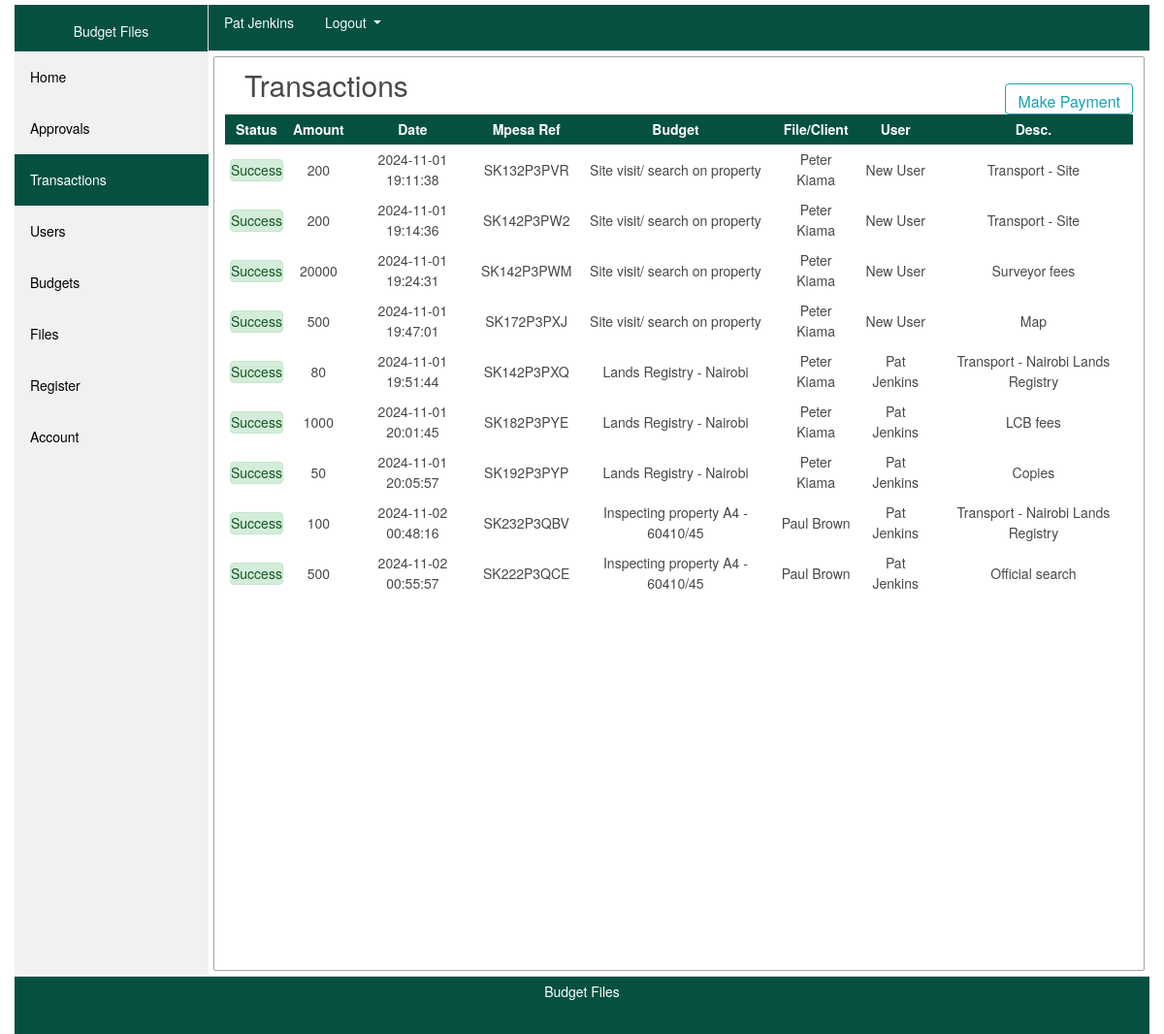
Screenshot of /transactions (signed in) with the database file from the repository.
### app/models/users.py (models this page shows, shortened)
class Users(db.Model, UserMixin):
    __tablename__ = 'users_table'
    id = db.Column(db.Integer, primary_key=True)
    name = db.Column(db.String(200), nullable=False)
    email = db.Column(db.String(200), unique=True, nullable=False)
    phone = db.Column(db.String(20),  unique=True, nullable=False)
    role = db.Column(db.String(20), nullable=False)
    password = db.Column(db.String(60), nullable=False)
    date = db.Column(db.DateTime(), nullable=False, default=datetime.now)
    transactions = db.relationship('Transaction', backref='phone', lazy=True) # transaction.phone // Users(current user)
    budgets = db.relationship('Budget', backref='phone', lazy=True) # budget.phone // Users(current user)

### app/models/transactions.py (models this page shows, shortened)
class Transaction(db.Model):
    __tablename__ = 'transactions_table'
    id = db.Column(db.Integer, primary_key=True, autoincrement=True)
    transaction_id = db.Column(db.String(100), unique=True, nullable=False)
    user_id = db.Column(db.Integer, db.ForeignKey(users.Users.id), nullable=False)
    budget = db.Column(db.Integer, db.ForeignKey(budget.Budget.id), nullable=False)
    file = db.Column(db.String(20), db.ForeignKey(files.Files.file_no), nullable=False)
    amount = db.Column(db.Integer, nullable=False)
    narration = db.Column(db.String(200),nullable=True)
    trans_date = db.Column(db.DateTime(), nullable=False)
    status = db.Column(db.String(20), nullable=False)
    merchant_req_id = db.Column(db.String(40),nullable=True)
    mpesa_ref = db.Column(db.String(20),nullable=True)

### app/models/budget.py (models this page shows, shortened)
class Budget(db.Model):
    __tablename__ = 'budgets_table'
    id = db.Column(db.Integer, primary_key=True, autoincrement=True)
    budget_id = db.Column(db.String(200), nullable=False)
    amount = db.Column(db.Integer, nullable=False)
    date = db.Column(db.DateTime, nullable=False, default=datetime.now)
    purpose = db.Column(db.String(2000), nullable=False)
    bdgt_name = db.Column(db.String(100), nullable=False)
    status = db.Column(db.Integer, nullable=False, default=0)
    approved_by = db.Column(db.String(200), nullable=False, default='0')
    user_id = db.Column(db.Integer, db.ForeignKey(users.Users.id), nullable=False)
    transactions = db.relationship('Transaction', backref='budget_id', lazy=True)

### app/models/files.py (models this page shows, shortened)
class Files(db.Model):
    __tablename__ = 'files'
    id = db.Column(db.Integer, primary_key=True)
    file_no = db.Column(db.String(20), nullable=False)
    file_name = db.Column(db.String(20), nullable=False)
    subject = db.Column(db.String(300), nullable=False)
    file_fee = db.Column(db.Integer, nullable=False)
    transactions = db.relationship('Transaction', backref='file_no', lazy=True)

### app/views/transactions/routes.py (the view)
@transactionz.route('/transactions')
@login_required
def transactions():
    transactions = []
    bdgt_names = []
    if current_user.role == 'Admin':
        transactions = Transaction.query.all()
    else:
        transactions = Transaction.query.filter_by(user_id=current_user.id).all()
    for transaction in transactions:
        bdgt_names.append(transaction.budget)
    return render_template('transactions.html', page='transactions', transactions=transactions, names=bdgt_names)

### app/models/users.py (called while the page is built)
@login_manager.user_loader
def load_user(user_id):
    return Users.query.get(int(user_id))

### app/templates/transactions.html
{% extends "page_template.html" %}
{% block contents %}
    <div class="content">
        <section class="places">
            <div style="float: left;">
                <h1>Transactions</h1>
            </div>
            <div style="overflow: hidden; float: right;">
                <a href="{{ url_for('payments.payment_request') }}" style="text-decoration: none;"><button type="button" class="btn btn-outline-info mt-3 pb-0">Make Payment</button></a>
            </div>
            <table id="transactions_table" class="display" style="width:100%">
                <thead style="background: #055041; color: #FFFFFF">
                    <th class="text-center" style="padding: 5px;">Status</th>
                    <th class="text-center" style="padding: 5px;">Amount</th>
                    <th class="text-center" style="padding: 5px;">Date</th>
                    <th class="text-center" style="padding: 5px;">Mpesa Ref</th>
                    <th class="text-center" style="padding: 5px;">Budget</th>
                    <th class="text-center" style="padding: 5px;">File/Client</th>
                    <th class="text-center" style="padding: 5px;">User</th>
                    <th class="text-center" style="padding: 5px;">Desc.</th>
                </thead>
                <tbody>
                    {% if transactions %}
                        {% for transaction in transactions %}
                            <tr class="transactions_row">
                                {% if transaction['status'] == '0' %}
                                    <td class="text-center" style="padding: 5px;"> <div style="padding: 0; margin: 1px auto;" class="alert alert alert-success alert-heading" role="alert"> Success </div> </td>
                                {% endif %}
                                <td class="text-center" style="padding: 5px;">{{ transaction['amount'] }}</td>
                                <td class="text-center" style="padding: 5px;">{{ transaction['trans_date'] }}</td>
                                <td class="text-center" style="padding: 5px;">{{ transaction.mpesa_ref }}</td>
                                <td class="text-center" style="padding: 5px;">{{ transaction.budget_id.bdgt_name }}</td>
                                <td class="text-center" style="padding: 5px;">{{ transaction.file_no.file_name }}</td>
                                <td class="text-center" style="padding: 5px;">{{ transaction.phone.name }}</td>
                                <td class="text-center" style="padding: 5px;">{{ transaction['narration'] }}</td>
                            </tr>
                        {% endfor %}
                    {% endif %}
                </tbody>
            </table>
        </section>
    </div>
{% endblock contents %}

### app/templates/header.html (shortened to what this page needs)
<header>
    <div class="user">
        {% if current_user.is_authenticated %}
            <nav class="nav">
                <a class="nav-link disabled" style="color: aliceblue;" href="#">{{ current_user.name }}</a>
                <div class="dropdown show">
                    <a class="dropdown-toggle nav-link active" style="color: aliceblue;" href="#" role="button" id="dropdownMenuLink" data-toggle="dropdown" aria-haspopup="true" aria-expanded="false">
                        Logout
                    </a>
                  </div>
            </nav>
        {% else %}
            <nav class="nav">
                <a class="nav-link disabled" style="color: aliceblue;" href="{{ url_for('login') }}">Log In</a>
                <a class="nav-link active" style="color: aliceblue;" href="{{ url_for('users.register') }}">Register</a>
            </nav>
        {% endif %}
    </div>
</header>

### app/static/4-common.css (style rules this page uses)
body { margin:0px; padding:0px; color: #484848; font-size: 14px; font-family: Circular,"Helvetica Neue",Helvetica,Arial,sans-serif; }

### app/static/3-header.css (style rules this page uses)
header { margin-left: 200px; background-color: #055041; height: 48px; border-bottom: 1px solid #CCCCCC; }

### app/static/6-filters.css (style rules this page uses)
div.content { margin: 5px 5px 5px 205px; padding: 1px 1px; height: 943px; border: 1px solid #aca4a4; border-radius: 2px; }

### app/static/100-places.css (style rules this page uses)
.places { padding: 10px; }
.user { margin-top: 5px; margin-bottom: 5px; }
h1 { display: block; width: 95%; display: block; margin-top: 0px; margin-left: 20px; margin-bottom: 5px; font-size: 30px; }

### app/templates/page_template.html (style rules this page uses)
body { margin:0px; padding:0px; color: #484848; font-size: 14px; font-family: Circular,"Helvetica Neue",Helvetica,Arial,sans-serif; }

### rows the page displays
Users: name "Pat Jenkins"
Transaction: status "Success"
Transaction: status "Success"
Transaction: status "Success"
Transaction: status "Success"
Transaction: status "Success"
Transaction: status "Success"
Transaction: status "Success"
Transaction: status "Success"
Transaction: status "Success"
